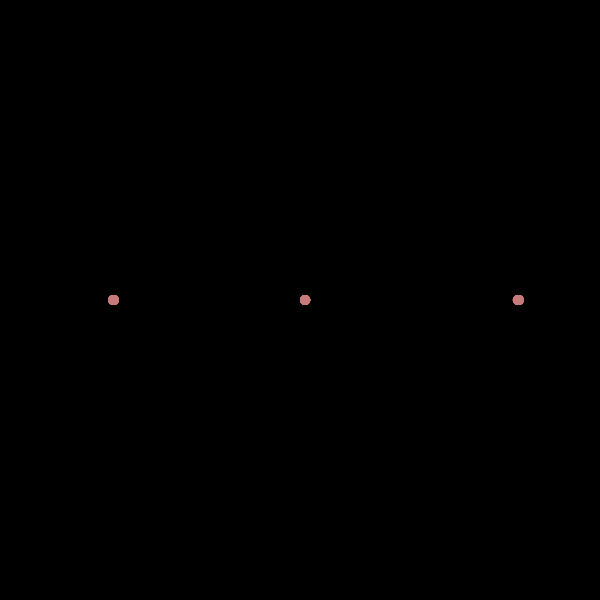
Frame 1 (no input)
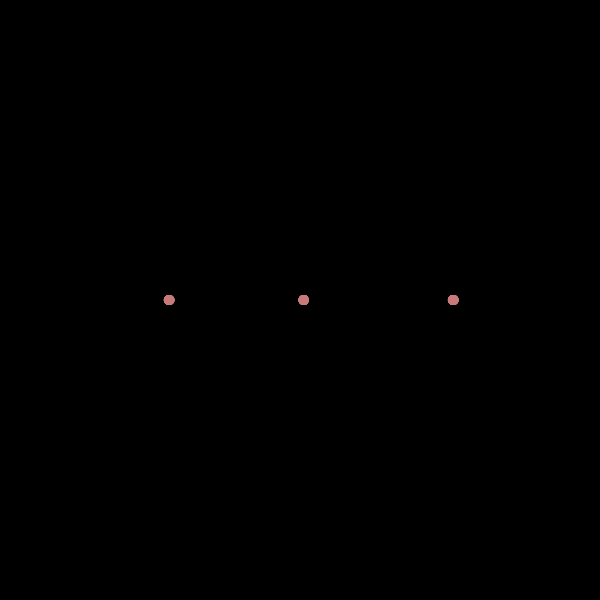
Frame 60 (the mouse pressed at the canvas centre just before this capture)
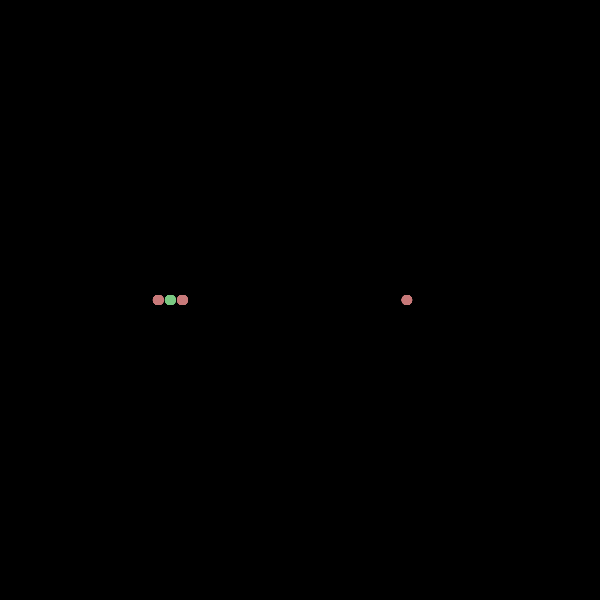
Frame 120 (the mouse held since frame 60 and released just before this capture)

The Processing sketch that drew these frames (run headless with seeded random() and noise(); from frame 60 on, the mouse is pressed at the canvas centre):

// Processing sketch: tapeworm2
// ── tapeworm2.pde
// Self-Organization by Design
// Tapeworm  Exercise
// Jonas Köhler 2013

ArrayList<Bubble> bubbles = new ArrayList<Bubble>();
ArrayList<Worm> worms = new ArrayList<Worm>();
ArrayList<Bubble> freeBubbles = new ArrayList<Bubble>();


int wormcount = 3;
int startBubbles = 1;
int freeBubblesCount = 0;

void setup() {
  
  colorMode(HSB);
  
  size( 600, 600);
  for(int j=0; j<wormcount; j++) {
    Worm worm = new Worm();
    worms.add(worm);
    for(int i=0; i<startBubbles; i++) {
      float x = random(20) + width / wormcount * (j+0.5);
      float y = height / startBubbles * (i+0.5);
      Bubble b = new Bubble(x,y);
      bubbles.add(b);
       worm.addBubble(b);  
    }
  }
  

  
}

void mousePressed()
{
  Bubble b = new Bubble(mouseX,mouseY);
    freeBubbles.add(b);
    bubbles.add(b);
}


void draw() {
  background(0);
  for(int i=0; i<20; i++) {
    for(Worm worm: worms){
      worm.update(bubbles);
      worm.catchFreeBubbles(freeBubbles);
    }
    for(Bubble b: freeBubbles) {
      b.draw(color(255));
    }
  }
  
  
  

}

// ── Bubble.pde
final float BUBBLE_SPEED = .3;
final float BUBBLE_RADIUS = 10;
final float BUBBLE_COLLISION_FACTOR = 0.6;
final float WALL_COLLISION_RADIUS = 50;

class Bubble {
  
  float px = 0, py = 0;
  float vx = 0, vy = 0;
  float r = BUBBLE_RADIUS;
  
  Worm parent;
  
  Bubble(float px, float py) {
    this.px = px;
    this.py = py;
  }
  
  void processCollisions(ArrayList<Bubble> bubbles) {
      for(Bubble b: bubbles) {
        if(b != this) {
          float dx = b.px - this.px;
          float dy = b.py - this.py;
          float d = dx*dx + dy*dy;
          float rr = r + b.r;
          rr *= BUBBLE_COLLISION_FACTOR;
          if(d <= rr*rr && d > 0) {
              d = sqrt(d);         
              float t = (rr-d) / rr;     
              px -=  t * dx;
              py -=  t * dy;
              b.px += t * dx;
              b.py += t * dy;
          }
          
          float wx = width - WALL_COLLISION_RADIUS;
          float wy = height - WALL_COLLISION_RADIUS;
          float lx = WALL_COLLISION_RADIUS, ly = WALL_COLLISION_RADIUS;
          
          
          
          
          
        }
      }
      float dx = width/2 - px;
      float dy = height/2 - py;
          
      float d = dx*dx + dy*dy;
      d = sqrt(d);
      
      
      px += dx * 0.0003;
      py += dy * 0.0003;
  }
  
  void update(ArrayList<Bubble> bubbles) {
    
  }
  
  void draw (int c) {
      noStroke();
      fill(c);
      ellipse(px, py, BUBBLE_RADIUS, BUBBLE_RADIUS);
  }
  
  void follow(Bubble b) {
      float dx = b.px - this.px;
      float dy = b.py - this.py;
      float d = dx*dx + dy*dy;
      if(d > 0) {
        d = sqrt(d);
        px += BUBBLE_SPEED * dx / d;
        py += BUBBLE_SPEED * dy / d;  
      }
  }
}

// ── Worm.pde
class Worm {
  
  ArrayList<Bubble> bubbles;
  
  Worm () {
    bubbles = new ArrayList<Bubble>();
  }
  
  void update(ArrayList<Bubble> allBubbles) {
    int s = bubbles.size();
    for(int i=0; i<s; i++) {
        if(i<s-1)
        bubbles.get(i).follow(bubbles.get((i+1)%s));
        bubbles.get(i).processCollisions(allBubbles);
        
        int c = color(180 / bubbles.size() * i, 100, 200);
        bubbles.get(i).draw(c);
    }
    
    
  }
  
  void addBubble(Bubble b) {
    bubbles.add(b);
  }
  
  void followBubble(Bubble b) {
    if(bubbles.size() > 0) {
      bubbles.get(0).follow(b); 
    }  
  }
  
  void catchFreeBubbles(ArrayList<Bubble> freeBubbles) {
    Bubble closestForeign = null;
    Bubble closestSelf = null;
    float dMin = 999999;
    for(Bubble b: freeBubbles) {
        for(Bubble a: bubbles) {
            float dx = b.px - a.px;
            float dy = b.py - a. py;
            if(dx*dx + dy*dy < dMin) {
              closestSelf = a;
              closestForeign = b;
              dMin = dx*dx + dy*dy;
            }
        }
    }
    if(closestSelf != null) {
      bubbles.get(bubbles.size()-1).follow(closestForeign);
      float dx = closestSelf.px - closestForeign.px;
      float dy = closestSelf.py - closestForeign.py;
      if(dx*dx+dy*dy <= 1.5*(closestSelf.r+closestForeign.r)*(closestSelf.r+closestForeign.r)) {
        freeBubbles.remove(closestForeign);
        bubbles.add(closestForeign);
      }  
    }
  }
}
